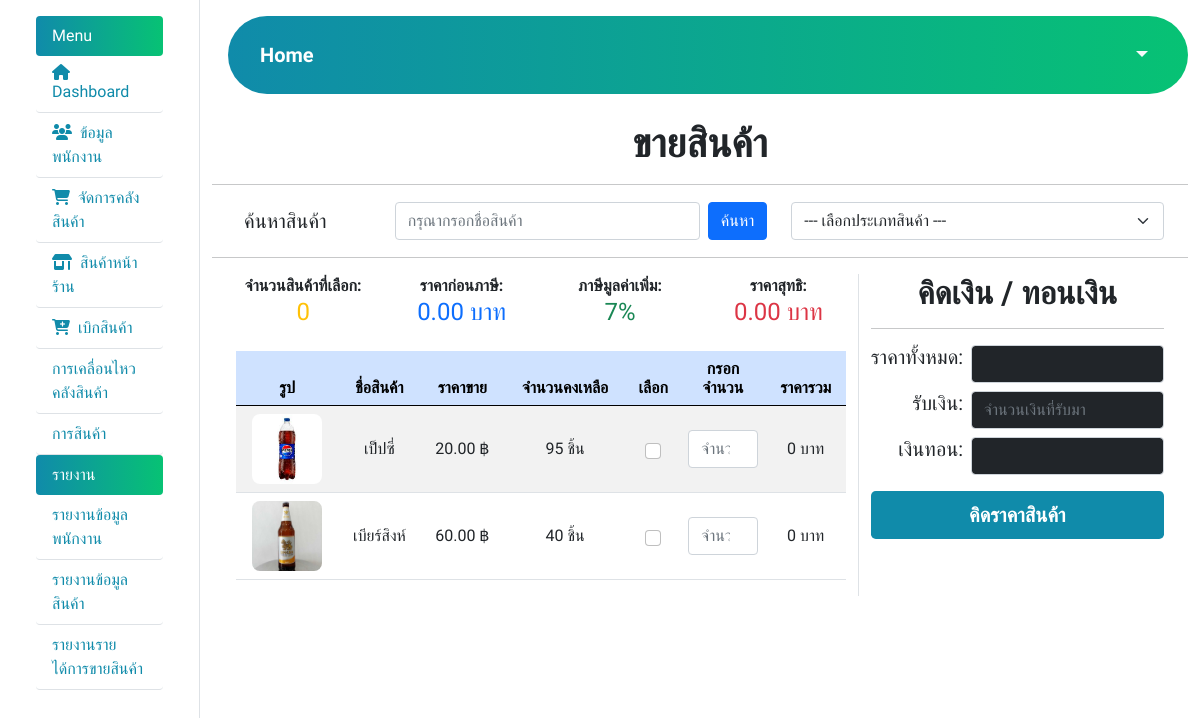
Screenshot of /src/admin/saleManage.php with the database file from the repository.
### tables this page shows
CREATE TABLE `tb_products` (
  `product_id` int(11) NOT NULL,
  `product_name` varchar(100) NOT NULL,
  `category_id` int(11) DEFAULT NULL,
  `cost_price` decimal(10,2) NOT NULL,
  `sell_price` decimal(10,2) NOT NULL,
  `is_active` enum('Available','Not Available') DEFAULT 'Available',
  `product_pic` varchar(100) DEFAULT NULL,
  `product_num` int(11) NOT NULL,
  `stock_qty` int(11) NOT NULL DEFAULT 0
);

### src/admin/saleManage.php (the view, shortened to what this page needs)
<?php
include $_SERVER['DOCUMENT_ROOT'] . '/project_assignment/include/config.inc.php';
$sql1 = "
    SELECT
        p.product_id,
        p.product_name,
        p.product_pic,
        p.category_id,
        p.cost_price,
        p.sell_price,
        p.stock_qty
    FROM tb_products p
    WHERE p.is_active = 'Available'
    ORDER BY p.product_id ASC
";
$result1 = mysqli_query($conn, $sql1);
?>
<div class="container-fluid">
  <div class="row">
    <div class="col-lg-2 col-sm-2 col-12 border-end">
      <?php include "navbar.php"; ?>
    </div>
    <div class="col-lg-10 col-sm-10 col-12">
      <?php include "head.php"; ?>
      <br><br><br><br><br>
      <h1 class="text-center"><b>ขายสินค้า</b></h1>
      <hr>
      <div class="container">
        <div class="row align-items-center">
          <div class="col-lg-2 col-sm-3 col-12">
            <label><h5 class="m-2">ค้นหาสินค้า</h5></label>
          </div>
          <div class="col-lg-5 col-sm-5 col-12">
            <div class="d-flex">
              <input class="form-control me-2" type="text" placeholder="กรุณากรอกชื่อสินค้า" id="searchBox">
              <button class="btn btn-primary" id="searchBtn" type="button">ค้นหา</button>
            </div>
          </div>
          <div class="col-lg-5 col-sm-4 col-12">
            <select id="categoryFilter" class="form-select">
              <option value="*">--- เลือกประเภทสินค้า ---</option>
            </select>
          </div>
        </div>
      </div>
      <hr>
      <form id="sellForm" method="post" action="processSale.php">
        <div class="container-fluid">
          <div class="row">
            <div class="col-lg-8 col-sm-8 col-12 border-end">
              <div class="row text-center mb-3">
                <div class="col-lg-3"><b>จำนวนสินค้าที่เลือก:</b><h4 id="countSel" class="text-warning">0</h4></div>
                <div class="col-lg-3"><b>ราคาก่อนภาษี:</b><h4 id="subtotalDisplay" class="text-primary">0.00 บาท</h4></div>
                <div class="col-lg-3"><b>ภาษีมูลค่าเพิ่ม:</b><h4 id="vatDisplay" class="text-success">7%</h4></div>
                <div class="col-lg-3"><b>ราคาสุทธิ:</b><h4 id="totalPrice" class="text-danger">0.00 บาท</h4></div>
              </div>
              <table class="table table-hover table-striped text-center align-middle">
                <thead class="table-primary">
                  <tr>
                    <th>รูป</th>
                    <th>ชื่อสินค้า</th>
                    <th>ราคาขาย</th>
                    <th>จำนวนคงเหลือ</th>
                    <th>เลือก</th>
                    <th>กรอกจำนวน</th>
                    <th>ราคารวม</th>
                  </tr>
                </thead>
                <tbody id="productTable">
                  <?php while ($row = mysqli_fetch_assoc($result1)): ?>
                    <tr data-category="<?= $row['category_id'] ?>" data-name="<?= htmlspecialchars($row['product_name']) ?>">
                      <td>
                        <img src="/project_assignment/asset/img/product/<?= $row['product_pic'] ?: 'no.jpg' ?>" width="70" height="70" style="object-fit:cover;border-radius:8px;">
                      </td>
                      <td><?= $row['product_name'] ?></td>
                      <td><?= number_format($row['sell_price'], 2) ?> ฿</td>
                      <td><?= number_format($row['stock_qty']) ?> ชิ้น</td>
                      <td><input type="checkbox" class="form-check-input select-checkbox" name="selected[]" value="<?= $row['product_id'] ?>"></td>
                      <td style="width:14%">
                        <input type="number" min="0" max="<?= $row['stock_qty'] ?>" name="qty[<?= $row['product_id'] ?>]" class="form-control qty-input text-center" placeholder="จำนวน">
                      </td>
                      <td class="row-total">0 บาท</td>
                    </tr>
                  <?php endwhile; ?>
                </tbody>
              </table>
            </div>
            <div class="col-lg-4 col-sm-4 col-12">
              <center><h2><b>คิดเงิน / ทอนเงิน</b></h2></center><hr>
              <div class="row g-2">
                <div class="col-4 text-end"><h5>ราคาทั้งหมด:</h5></div>
                <div class="col-8"><input type="text" class="form-control bg-dark text-white" id="totalRight" readonly></div>
                <div class="col-4 text-end"><h5>รับเงิน:</h5></div>
                <div class="col-8"><input type="number" class="form-control bg-dark text-white" id="money" placeholder="จำนวนเงินที่รับมา"></div>
                <div class="col-4 text-end"><h5>เงินทอน:</h5></div>
                <div class="col-8"><input type="text" class="form-control bg-dark text-warning" id="change" readonly></div>
                <div class="col-12 mt-3">
                  <button type="submit" class="btn btn-lg w-100" style="background:#108baa;color:#fff;">
                    <b>คิดราคาสินค้า</b>
                  </button>
                </div>
              </div>
            </div>
          </div>
        </div>
      </form>
    </div>
  </div>
</div>

### src/admin/saleManage.php (style rules this page uses)
body { font-family: "Prompt", sans-serif; }

### src/admin/navbar.php (style rules this page uses)
body { font-family: "Prompt", sans-serif; font-weight: 300; font-style: normal; font-family: "Prompt", sans-serif; font-weight: 500; font-style: normal;z }

### rows the page displays
tb_products: product_pic (picture), product_name "เป็ปซี่", sell_price "20.00", stock_qty "95"
tb_products: product_pic (picture), product_name "เบียร์สิงห์", sell_price "60.00", stock_qty "40"
